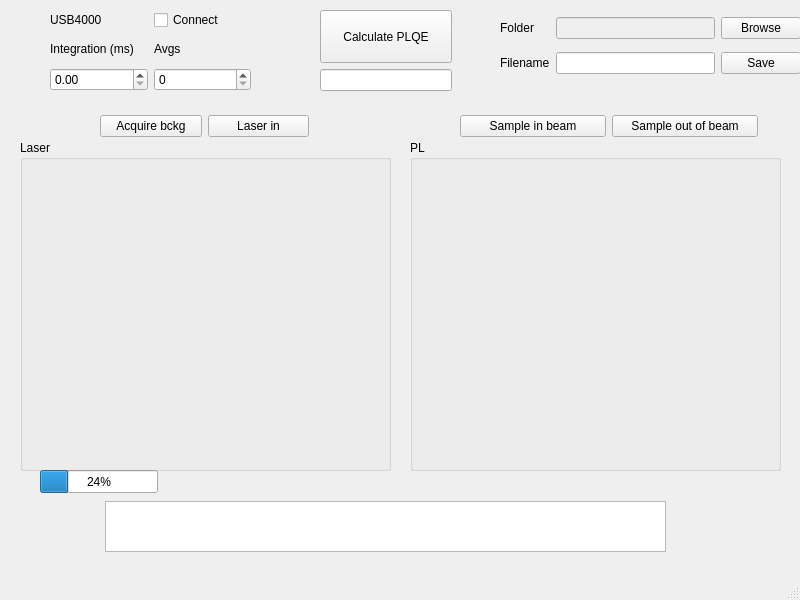
<?xml version="1.0" encoding="UTF-8"?>
<ui version="4.0">
 <class>MainWindow</class>
 <widget class="QMainWindow" name="MainWindow">
  <property name="geometry">
   <rect>
    <x>0</x>
    <y>0</y>
    <width>800</width>
    <height>600</height>
   </rect>
  </property>
  <property name="windowTitle">
   <string>MainWindow</string>
  </property>
  <widget class="QWidget" name="centralwidget">
   <widget class="QTextBrowser" name="debugTextBrowser">
    <property name="geometry">
     <rect>
      <x>105</x>
      <y>501</y>
      <width>561</width>
      <height>51</height>
     </rect>
    </property>
   </widget>
   <widget class="QWidget" name="layoutWidget">
    <property name="geometry">
     <rect>
      <x>500</x>
      <y>10</y>
      <width>301</width>
      <height>71</height>
     </rect>
    </property>
    <layout class="QGridLayout" name="gridLayout">
     <item row="0" column="1">
      <widget class="QLineEdit" name="folderDisplay">
       <property name="enabled">
        <bool>false</bool>
       </property>
       <property name="autoFillBackground">
        <bool>false</bool>
       </property>
       <property name="readOnly">
        <bool>true</bool>
       </property>
      </widget>
     </item>
     <item row="0" column="2">
      <widget class="QPushButton" name="browseButton">
       <property name="text">
        <string>Browse</string>
       </property>
      </widget>
     </item>
     <item row="1" column="2">
      <widget class="QPushButton" name="saveButton">
       <property name="text">
        <string>Save</string>
       </property>
      </widget>
     </item>
     <item row="0" column="0">
      <widget class="QLabel" name="label">
       <property name="text">
        <string>Folder</string>
       </property>
      </widget>
     </item>
     <item row="1" column="1">
      <widget class="QLineEdit" name="filenameDisplay"/>
     </item>
     <item row="1" column="0">
      <widget class="QLabel" name="label_2">
       <property name="text">
        <string>Filename</string>
       </property>
      </widget>
     </item>
    </layout>
   </widget>
   <widget class="QProgressBar" name="progressBar">
    <property name="geometry">
     <rect>
      <x>40</x>
      <y>470</y>
      <width>118</width>
      <height>23</height>
     </rect>
    </property>
    <property name="value">
     <number>24</number>
    </property>
    <property name="invertedAppearance">
     <bool>false</bool>
    </property>
   </widget>
   <widget class="QGroupBox" name="groupBox_LaserPlot">
    <property name="geometry">
     <rect>
      <x>20</x>
      <y>140</y>
      <width>371</width>
      <height>331</height>
     </rect>
    </property>
    <property name="title">
     <string>Laser</string>
    </property>
   </widget>
   <widget class="QGroupBox" name="groupBox_PLPlot">
    <property name="geometry">
     <rect>
      <x>410</x>
      <y>140</y>
      <width>371</width>
      <height>331</height>
     </rect>
    </property>
    <property name="title">
     <string>PL</string>
    </property>
   </widget>
   <widget class="QWidget" name="layoutWidget">
    <property name="geometry">
     <rect>
      <x>460</x>
      <y>110</y>
      <width>298</width>
      <height>32</height>
     </rect>
    </property>
    <layout class="QHBoxLayout" name="horizontalLayout">
     <item>
      <widget class="QPushButton" name="acqINButton">
       <property name="text">
        <string>Sample in beam</string>
       </property>
      </widget>
     </item>
     <item>
      <widget class="QPushButton" name="acqOUTButton">
       <property name="text">
        <string>Sample out of beam</string>
       </property>
      </widget>
     </item>
    </layout>
   </widget>
   <widget class="QWidget" name="layoutWidget">
    <property name="geometry">
     <rect>
      <x>100</x>
      <y>110</y>
      <width>209</width>
      <height>32</height>
     </rect>
    </property>
    <layout class="QHBoxLayout" name="horizontalLayout_2">
     <item>
      <widget class="QPushButton" name="acqBckgButton">
       <property name="text">
        <string>Acquire bckg</string>
       </property>
      </widget>
     </item>
     <item>
      <widget class="QPushButton" name="acqLaserButton">
       <property name="text">
        <string>Laser in</string>
       </property>
      </widget>
     </item>
    </layout>
   </widget>
   <widget class="QWidget" name="layoutWidget">
    <property name="geometry">
     <rect>
      <x>320</x>
      <y>10</y>
      <width>132</width>
      <height>81</height>
     </rect>
    </property>
    <layout class="QVBoxLayout" name="verticalLayout">
     <item>
      <widget class="QPushButton" name="calcPLQEButton">
       <property name="sizePolicy">
        <sizepolicy hsizetype="Minimum" vsizetype="Expanding">
         <horstretch>0</horstretch>
         <verstretch>0</verstretch>
        </sizepolicy>
       </property>
       <property name="text">
        <string>Calculate PLQE</string>
       </property>
      </widget>
     </item>
     <item>
      <widget class="QLineEdit" name="PLQEdisplay">
       <property name="enabled">
        <bool>true</bool>
       </property>
       <property name="readOnly">
        <bool>true</bool>
       </property>
      </widget>
     </item>
    </layout>
   </widget>
   <widget class="QWidget" name="layoutWidget">
    <property name="geometry">
     <rect>
      <x>50</x>
      <y>10</y>
      <width>201</width>
      <height>81</height>
     </rect>
    </property>
    <layout class="QGridLayout" name="gridLayout_2">
     <item row="1" column="0">
      <widget class="QLabel" name="label_3">
       <property name="text">
        <string>Integration (ms)</string>
       </property>
      </widget>
     </item>
     <item row="2" column="1">
      <widget class="QSpinBox" name="avgsSpinBox"/>
     </item>
     <item row="2" column="0">
      <widget class="QDoubleSpinBox" name="intSpinBox"/>
     </item>
     <item row="1" column="1">
      <widget class="QLabel" name="label_4">
       <property name="text">
        <string>Avgs</string>
       </property>
      </widget>
     </item>
     <item row="0" column="0">
      <widget class="QLabel" name="label_5">
       <property name="text">
        <string>USB4000</string>
       </property>
      </widget>
     </item>
     <item row="0" column="1">
      <widget class="QCheckBox" name="connectBox">
       <property name="enabled">
        <bool>true</bool>
       </property>
       <property name="text">
        <string>Connect</string>
       </property>
       <property name="checkable">
        <bool>false</bool>
       </property>
       <property name="tristate">
        <bool>false</bool>
       </property>
      </widget>
     </item>
    </layout>
   </widget>
  </widget>
  <widget class="QMenuBar" name="menubar">
   <property name="geometry">
    <rect>
     <x>0</x>
     <y>0</y>
     <width>800</width>
     <height>22</height>
    </rect>
   </property>
  </widget>
  <widget class="QStatusBar" name="statusbar"/>
 </widget>
 <resources/>
 <connections>
  <connection>
   <sender>browseButton</sender>
   <signal>clicked()</signal>
   <receiver>MainWindow</receiver>
   <slot>browseSlot()</slot>
   <hints>
    <hint type="sourcelabel">
     <x>747</x>
     <y>52</y>
    </hint>
    <hint type="destinationlabel">
     <x>754</x>
     <y>111</y>
    </hint>
   </hints>
  </connection>
  <connection>
   <sender>acqBckgButton</sender>
   <signal>clicked()</signal>
   <receiver>MainWindow</receiver>
   <slot>acquireBckgSlot()</slot>
   <hints>
    <hint type="sourcelabel">
     <x>170</x>
     <y>141</y>
    </hint>
    <hint type="destinationlabel">
     <x>47</x>
     <y>143</y>
    </hint>
   </hints>
  </connection>
  <connection>
   <sender>acqLaserButton</sender>
   <signal>clicked()</signal>
   <receiver>MainWindow</receiver>
   <slot>acquireLaserSlot()</slot>
   <hints>
    <hint type="sourcelabel">
     <x>273</x>
     <y>149</y>
    </hint>
    <hint type="destinationlabel">
     <x>351</x>
     <y>143</y>
    </hint>
   </hints>
  </connection>
  <connection>
   <sender>calcPLQEButton</sender>
   <signal>clicked()</signal>
   <receiver>MainWindow</receiver>
   <slot>calcPLQESlot()</slot>
   <hints>
    <hint type="sourcelabel">
     <x>414</x>
     <y>55</y>
    </hint>
    <hint type="destinationlabel">
     <x>282</x>
     <y>65</y>
    </hint>
   </hints>
  </connection>
  <connection>
   <sender>saveButton</sender>
   <signal>clicked()</signal>
   <receiver>MainWindow</receiver>
   <slot>savefileSlot()</slot>
   <hints>
    <hint type="sourcelabel">
     <x>724</x>
     <y>86</y>
    </hint>
    <hint type="destinationlabel">
     <x>718</x>
     <y>110</y>
    </hint>
   </hints>
  </connection>
  <connection>
   <sender>acqINButton</sender>
   <signal>clicked()</signal>
   <receiver>MainWindow</receiver>
   <slot>acquireINSlot()</slot>
   <hints>
    <hint type="sourcelabel">
     <x>548</x>
     <y>142</y>
    </hint>
    <hint type="destinationlabel">
     <x>495</x>
     <y>111</y>
    </hint>
   </hints>
  </connection>
  <connection>
   <sender>acqOUTButton</sender>
   <signal>clicked()</signal>
   <receiver>MainWindow</receiver>
   <slot>acquireOUTSlot()</slot>
   <hints>
    <hint type="sourcelabel">
     <x>642</x>
     <y>141</y>
    </hint>
    <hint type="destinationlabel">
     <x>626</x>
     <y>114</y>
    </hint>
   </hints>
  </connection>
  <connection>
   <sender>connectBox</sender>
   <signal>toggled(bool)</signal>
   <receiver>MainWindow</receiver>
   <slot>connectSpecSlot(bool)</slot>
   <hints>
    <hint type="sourcelabel">
     <x>164</x>
     <y>42</y>
    </hint>
    <hint type="destinationlabel">
     <x>130</x>
     <y>31</y>
    </hint>
   </hints>
  </connection>
 </connections>
 <slots>
  <slot>browseSlot()</slot>
  <slot>acquireBckgSlot()</slot>
  <slot>acquireLaserSlot()</slot>
  <slot>calcPLQESlot()</slot>
  <slot>savefileSlot()</slot>
  <slot>acquireINSlot()</slot>
  <slot>acquireOUTSlot()</slot>
  <slot>connectSpecSlot(bool)</slot>
 </slots>
</ui>
